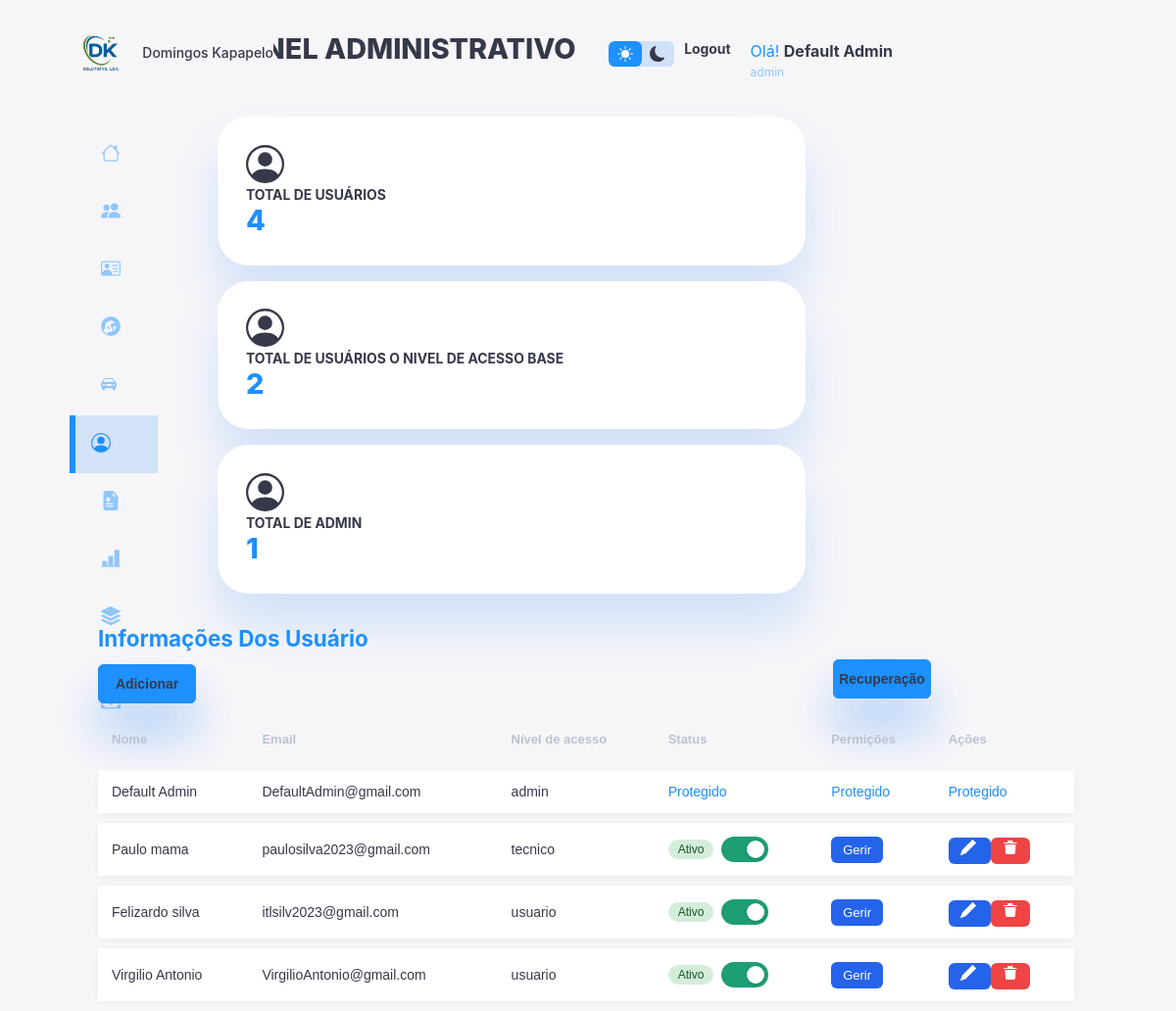
The page /Admistrador/contas.php (signed in) on the database as committed earlier.
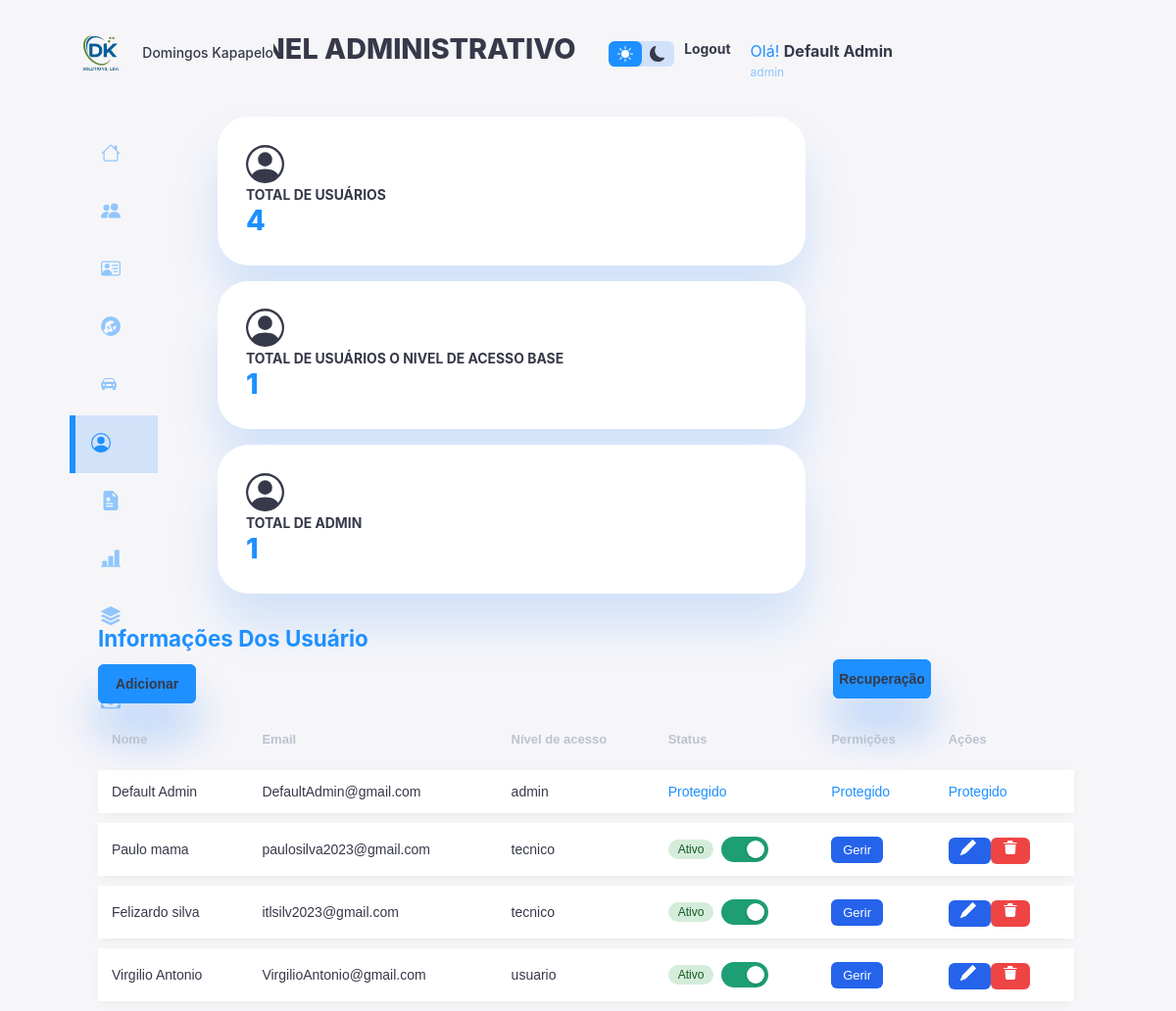
The same page on the database as committed later.
### tables this page shows
CREATE TABLE `usuarios` (
  `id` int(11) NOT NULL,
  `id_funcionario` int(11) NOT NULL,
  `nome` varchar(100) NOT NULL,
  `email` varchar(150) NOT NULL,
  `senha` varchar(255) NOT NULL,
  `nivel` enum('admin','usuario','tecnico') NOT NULL DEFAULT 'usuario',
  `criado_em` timestamp NOT NULL DEFAULT current_timestamp(),
  `is_master_admin` tinyint(1) DEFAULT 0,
  `status` enum('ativo','desativo') NOT NULL DEFAULT 'ativo',
  `ativo` tinyint(1) DEFAULT 1
);

### Admistrador/models/contas_models.php (called while the page is built, shortened)
<?php
 include_once('./configuracao/config.php');
    $sql = "SELECT * FROM usuarios ORDER BY id";
    $result = $conexao->query($sql);
?>

### Admistrador/contas.php (the view, shortened to what the changed rows need)
<?php
  include_once("./models/contas_models.php");
?>
<!DOCTYPE html>
<html lang="pt">
  <head>
    <link rel="stylesheet" href="../views/css/contas.css?v=1.2">
  </head>
  <body>
    <div class="container">
        <?php include_once('sidebar.php');?>
              <main>
                <h1 class="cina">PAINEL ADMINISTRATIVO</h1>
                 <div class="insights">
                 <div class="sales">
                    <div class="midlle">
                        <h1>
                            <p class="valor">
                               <?php
                                    $sql = "SELECT COUNT(*) AS total FROM usuarios";
                                    $qtd = mysqli_query($conexao, $sql);
                                    $row = mysqli_fetch_assoc($qtd);
                                    echo $row['total'];
                                ?>
                            </p>
                        </h1>
                 </div>
                 </div>
                <div class="sales">
                    <div class="midlle">
                        <h1>
                            <p class="valor">
                                     <?php
                                          $sql = "SELECT COUNT(*) AS total FROM usuarios Where nivel ='usuario'";
                                          $qtd = mysqli_query($conexao, $sql);
                                          $row = mysqli_fetch_assoc($qtd);
                                          echo $row['total'];
                                     ?>
                            </p>
                       </h1>
                    </div>
                    </div>
                  <div class="sales">
                        <div class="midlle">
                            <h1>
                                <p class="valor">
                                    <?php
                                        $sql = "SELECT COUNT(*) AS total FROM usuarios Where nivel ='admin'";
                                        $qtd = mysqli_query($conexao, $sql);
                                        $row = mysqli_fetch_assoc($qtd);
                                        echo $row['total'];
                                    ?>
                                </p>
                            </h1>
                        </div>
                    </div>
                 </div>
            <div class="Recent-Order">
                <h2>Informações Dos Usuário</h2>
        <div class="table-container">
<table  class="modern-table">
    <thead>
        <tr>
            <th>Nome</th>
            <th>Email</th>
            <th>Nível de acesso</th>
            <th>Status</th>
            <th>Permições</th>
            <th>Ações</th>
        </tr>
    </thead>
    <tbody>
<?php
while($usuarios = mysqli_fetch_assoc($result)) {
    echo "<tr>";
    echo "<td class='direita'>".htmlspecialchars($usuarios['nome'])."</td>";
    echo "<td>".htmlspecialchars($usuarios['email'])."</td>";
    echo "<td>".htmlspecialchars($usuarios['nivel'])."</td>";
    if($usuarios['is_master_admin'] == 6){
        echo "<td><span class='Protegido'>Protegido</span></td>";
        echo "<td><span class='Protegido'>Protegido</span></td>";
        echo "<td><span class='Protegido'>Protegido</span></td>";
    } else {
        $id      = $usuarios['id'];
        $ativo   = $usuarios['ativo'];
        $badge   = $ativo ? 'ativo' : 'inativo';
        $label   = $ativo ? 'Ativo' : 'Inativo';
        $checked = $ativo ? 'checked' : '';
        echo "<td class='coluna-status'>
                <span class='saving' id='saving-$id'></span>
                <span class='badge $badge' id='badge-$id'>$label</span>
                <label class='toggle'>
                    <input type='checkbox' $checked onchange='toggleStatus(this, $id)'>
                    <span class='slider'></span>
                </label>
              </td>";
           if ($usuarios['nivel'] === 'admin') {
    echo "<td class='acoes'>
            <span class='Protegido'>Protegido</span>
          </td>";
} else {
    echo "<td class='acoes'>
        <a href='#'
           class='btn view btn-gerir-permissoes'
           data-id='{$usuarios['id']}'
           data-nome='" . htmlspecialchars($usuarios['nome']) . "'
          >
            Gerir
        </a>
      </td>";
}
        echo "<td class='acoes'>
                <a class='btn view' href='Atualizacao_da_Conta.php?id=$id'>
                    <svg xmlns='http://www.w3.org/2000/svg' width='16' height='16' fill='currentColor' class='bi bi-pencil' viewBox='0 0 16 16'>
                        <path d='M12.146.146a.5.5 0 0 1 .708 0l3 3a.5.5 0 0 1 0 .708l-10 10a.5.5 0 0 1-.168.11l-5 2a.5.5 0 0 1-.65-.65l2-5a.5.5 0 0 1 .11-.168z'/>
                    </svg>
                </a>
                <a class='btn delete'
                   href='./models/deletar_conta_models.php?id=$id'
                   onclick=\"return confirm('Tem certeza que deseja deletar?')\">
                    <svg xmlns='http://www.w3.org/2000/svg' width='16' height='16' fill='currentColor' class='bi bi-trash3' viewBox='0 0 16 16'>
                        <path d='M6.5 1h3a1 1 0 0 1 1 1V3h4v1H1V3h4V2a1 1 0 0 1 1-1z'/>
                        <path d='M2.5 5h11l-.5 8.5A2 2 0 0 1 11 15H5a2 2 0 0 1-2-1.5L2.5 5z'/>
                    </svg>
                </a>
              </td>";
    }
    echo "</tr>";
}
?>
    </tbody>
</table>
        </div>
            </div>
              </main>
        </div>
    </body>
</html>

Rows that differ between the two databases and show on the page:
changed usuarios "Felizardo silva": nivel "usuario" → "tecnico"
Other text that changed with them:
$row['total']: "2" → "1"
